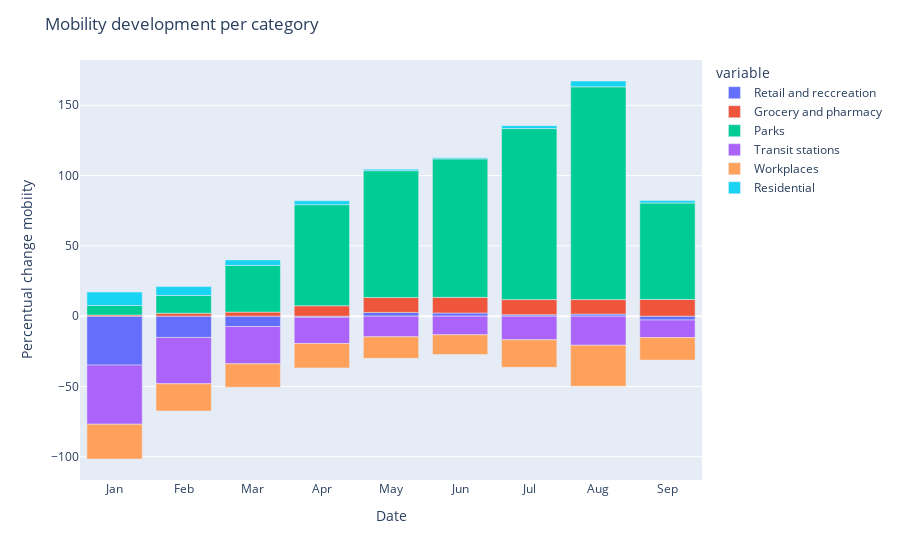

The notebook cell saved with this chart:
### Code cell
%store -r fig4
fig4.show()

### Figure 1 — Plotly figure (JSON) as saved in the notebook; plotly's stock layout.template omitted (floating-point values rounded to 4 significant figures)
{"data": [{"alignmentgroup": "True", "hovertemplate": "variable=Retail and reccreation<br>index=%{x}<br>value=%{y}<extra></extra>", "legendgroup": "Retail and reccreation", "marker": {"color": "#636efa", "pattern": {"shape": ""}}, "name": "Retail and reccreation", "offsetgroup": "retail_and_recreation", "orientation": "v", "showlegend": true, "textposition": "auto", "type": "bar", "x": [0, 1, 2, 3, 4, 5, 6, 7, 8], "xaxis": "x", "y": [-34.84, -15.14, -7.387, -0.8333, 2.677, 2.233, 1.032, 1.452, -2.767], "yaxis": "y"}, {"alignmentgroup": "True", "hovertemplate": "variable=Grocery and pharmacy<br>index=%{x}<br>value=%{y}<extra></extra>", "legendgroup": "Grocery and pharmacy", "marker": {"color": "#EF553B", "pattern": {"shape": ""}}, "name": "Grocery and pharmacy", "offsetgroup": "grocery_and_pharmacy", "orientation": "v", "showlegend": true, "textposition": "auto", "type": "bar", "x": [0, 1, 2, 3, 4, 5, 6, 7, 8], "xaxis": "x", "y": [0.8065, 2.071, 2.871, 7.367, 10.61, 11.13, 10.74, 10.32, 11.83], "yaxis": "y"}, {"alignmentgroup": "True", "hovertemplate": "variable=Parks<br>index=%{x}<br>value=%{y}<extra></extra>", "legendgroup": "Parks", "marker": {"color": "#00cc96", "pattern": {"shape": ""}}, "name": "Parks", "offsetgroup": "parks", "orientation": "v", "showlegend": true, "textposition": "auto", "type": "bar", "x": [0, 1, 2, 3, 4, 5, 6, 7, 8], "xaxis": "x", "y": [6.774, 12.64, 33.19, 71.93, 90.19, 98.5, 121.6, 151.3, 68.63], "yaxis": "y"}, {"alignmentgroup": "True", "hovertemplate": "variable=Transit stations<br>index=%{x}<br>value=%{y}<extra></extra>", "legendgroup": "Transit stations", "marker": {"color": "#ab63fa", "pattern": {"shape": ""}}, "name": "Transit stations", "offsetgroup": "transit_stations", "orientation": "v", "showlegend": true, "textposition": "auto", "type": "bar", "x": [0, 1, 2, 3, 4, 5, 6, 7, 8], "xaxis": "x", "y": [-42.03, -32.96, -26.55, -18.67, -14.74, -13.3, -16.84, -20.71, -12.5], "yaxis": "y"}, {"alignmentgroup": "True", "hovertemplate": "variable=Workplaces<br>index=%{x}<br>value=%{y}<extra></extra>", "legendgroup": "Workplaces", "marker": {"color": "#FFA15A", "pattern": {"shape": ""}}, "name": "Workplaces", "offsetgroup": "workplaces", "orientation": "v", "showlegend": true, "textposition": "auto", "type": "bar", "x": [0, 1, 2, 3, 4, 5, 6, 7, 8], "xaxis": "x", "y": [-24.74, -19.39, -16.58, -17.33, -15.29, -13.97, -19.55, -29.16, -16], "yaxis": "y"}, {"alignmentgroup": "True", "hovertemplate": "variable=Residential<br>index=%{x}<br>value=%{y}<extra></extra>", "legendgroup": "Residential", "marker": {"color": "#19d3f3", "pattern": {"shape": ""}}, "name": "Residential", "offsetgroup": "residential", "orientation": "v", "showlegend": true, "textposition": "auto", "type": "bar", "x": [0, 1, 2, 3, 4, 5, 6, 7, 8], "xaxis": "x", "y": [9.548, 6.286, 3.935, 2.767, 1.065, 0.8, 2.065, 4.161, 1.733], "yaxis": "y"}], "layout": {"barmode": "relative", "legend": {"title": {"text": "variable"}, "tracegroupgap": 0}, "margin": {"t": 60}, "title": {"text": "Mobility development per category"}, "xaxis": {"anchor": "y", "domain": [0, 1], "tickmode": "array", "ticktext": ["Jan", "Feb", "Mar", "Apr", "May", "Jun", "Jul", "Aug", "Sep", "Oct"], "tickvals": [0, 1, 2, 3, 4, 5, 6, 7, 8], "title": {"text": "Date"}}, "yaxis": {"anchor": "x", "domain": [0, 1], "title": {"text": "Percentual change mobiity"}}}}
